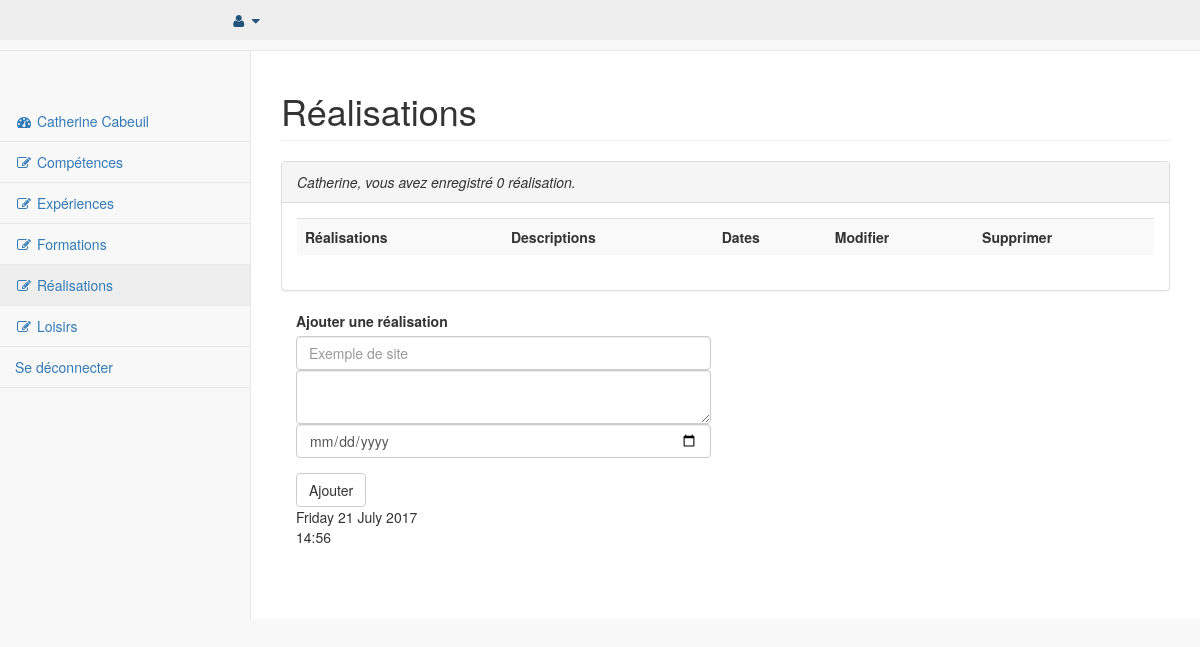
The page /admin/pages/realisations.php (signed in) on the database as committed earlier.
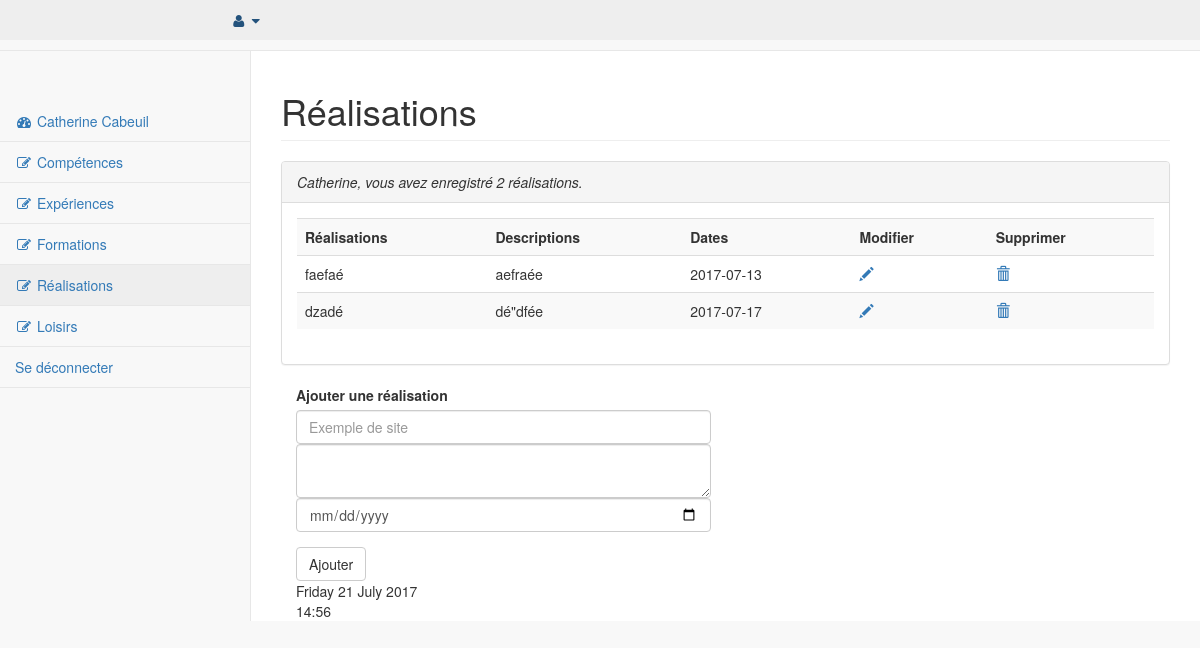
The same page on the database as committed later.
### tables this page shows
CREATE TABLE `t_utilisateurs` (
  `id_utilisateur` int(11) NOT NULL COMMENT 'identifiant utilisateur',
  `prenom` varchar(25) NOT NULL,
  `nom` varchar(25) NOT NULL,
  `email` varchar(50) NOT NULL,
  `telephone` varchar(20) NOT NULL,
  `mdp` varchar(50) NOT NULL,
  `pseudo` varchar(25) NOT NULL,
  `avatar` varchar(20) NOT NULL,
  `age` smallint(2) NOT NULL,
  `date_naissance` date NOT NULL,
  `sexe` enum('Femme','Homme','','') NOT NULL,
  `etat_civil` enum('M.','Mme','','') NOT NULL,
  `statut_marital` varchar(13) NOT NULL,
  `adresse` text NOT NULL,
  `code_postal` varchar(5) NOT NULL,
  `ville` varchar(25) NOT NULL,
  `pays` varchar(25) NOT NULL
);

CREATE TABLE `t_realisations` (
  `id_realisation` int(11) NOT NULL,
  `titre_r` varchar(45) NOT NULL,
  `sous_titre_r` varchar(45) DEFAULT NULL,
  `dates_r` varchar(45) NOT NULL,
  `description_r` text NOT NULL,
  `utilisateur_id` int(11) NOT NULL
);

### admin/pages/realisations.php (the view, shortened to what this page needs)
<?php
require '../../connexion/connexion.php';
include '../inc/nav.inc.php';
?>
        <div id="page-wrapper">
            <div class="row">
                <div class="col-lg-12">
                    <h1 class="page-header">Réalisations</h1>
                    <?php
                    $sql = $pdoCV->query("SELECT * FROM t_realisations WHERE utilisateur_id='1' ");
                    $ligne_realisation = $sql->fetchAll();
                    $nb_realisations = count($ligne_realisation);
                    ?>
                    <div class="row">
                        <div class="col-lg-12">
                            <div class="panel panel-default">
                                <div class="panel-heading">
                                    <em><?php if ($nb_realisations <= 1): ?>
                                        <?= $ligne_utilisateur['pseudo'].", vous avez enregistré " .$nb_realisations. " réalisation."?>
                                    <?php else: ?>
                                        <?= $ligne_utilisateur['pseudo'].", vous avez enregistré " .$nb_realisations. " réalisations."?>
                                    <?php endif; ?></em>
                                </div>
                                <div class="panel-body">
                                    <div class="table-responsive">
                                        <table class="table table-striped">
                                            <tbody>
                                                <tr>
                                                    <th scope="col">Réalisations</th>
                                                    <th scope="col">Descriptions</th>
                                                    <th scope="col">Dates</th>
                                                    <th scope="col">Modifier</th>
                                                    <th scope="col">Supprimer</th>
                                                </tr>
                                                <?php foreach ($ligne_realisation as $ligne_realisations) : ?>
                                                <tr id="<?php echo $ligne_realisations['id_realisation']; ?>">
                                                    <td><?= $ligne_realisations['titre_r'];?></td>
                                                    <td><?= $ligne_realisations['description_r'];?></td>
                                                    <td><?= $ligne_realisations['dates_r'];?></td>
                                                    <td><a href="../pages/modif_realisations.php?id_realisation=<?php echo $ligne_realisations['id_realisation']; ?>"><span class="glyphicon glyphicon-pencil"></span></a></td>
                                                    <td><a id="suppression" href="<?php echo $ligne_realisations['id_realisation']; ?>"><span class="glyphicon glyphicon-trash"></span></a></td>
                                                </tr>
                                                <?php endforeach; ?>
                                            </tbody>
                                        </table>
                                    </div>
                                </div>
                            </div>
                            <form class="col-lg-6" action="realisations.php" method="post">
                                <div class="form-group">
                                    <label for="realisation">Ajouter une réalisation</label>
                                    <input class="form-control" placeholder="Exemple de site" name="titre_r" id="titre_r" required>
                                    <textarea class="form-control" name="description_r" id="description_r" required></textarea>
                                    <input class="form-control" type="date" name="dates_r" id="dates_r" required>
                                </div>
                                <button type="submit" class="btn btn-default" id="button_realisation">Ajouter</button>
                                <br>
                                <?php
                                $heure = date("H:i");
                                echo strftime("%A %d %B %Y");
                                echo "<br>".$heure;
                                ?>
                            </form>
                        </div>
                    </div>
                </div>
            </div>
            </div>
</body>
</html>

### admin/inc/nav.inc.php (shortened to what this page needs)
<?php
if (isset($_SESSION['connexion']) && $_SESSION['connexion'] == 'connecté') {
    $id_utilisateur=$_SESSION['id_utilisateur'];
}
else {
    header('location:authentification.php');
}
$sql = $pdoCV->query("SELECT * FROM t_utilisateurs WHERE id_utilisateur='$id_utilisateur' ");
$ligne_utilisateur = $sql->fetch();
?>
<!DOCTYPE html>
<html lang="fr">
<head>
    <link href="../vendor/bootstrap/css/bootstrap.min.css" rel="stylesheet">
    <link href="../vendor/metisMenu/metisMenu.min.css" rel="stylesheet">
    <link href="../dist/css/sb-admin-2.css" rel="stylesheet">
    <link href="../vendor/morrisjs/morris.css" rel="stylesheet">
    <link href="../vendor/font-awesome/css/font-awesome.min.css" rel="stylesheet" type="text/css">
    <link rel="stylesheet" href="../css/monstyle.css">
</head>
<body>
    <div id="wrapper">
        <nav class="navbar navbar-default navbar-static-top" role="navigation" style="margin-bottom: 0">
            <div class="navbar-header">
                <a class="navbar-brand" href="index.php">Admin <?= $ligne_utilisateur['prenom'].' '.$ligne_utilisateur['nom']; ?></a>
            </div>
            <ul class="nav">
                <li class="dropdown">
                    <a class="dropdown-toggle" data-toggle="dropdown" href="#">
                        <i class="fa fa-user fa-fw"></i> <i class="fa fa-caret-down"></i>
                    </a>
                </li>
            </ul>
            <div class="navbar-default sidebar" role="navigation">
                <div class="sidebar-nav navbar-collapse">
                    <ul class="nav" id="side-menu">
                        <li>
                            <a href="index.php"><i class="fa fa-dashboard fa-fw"></i> <?= $ligne_utilisateur['prenom'].' '.$ligne_utilisateur['nom']; ?></a>
                        </li>
                        <li>
                            <a href="competences.php"><i class="fa fa-edit fa-fw"></i> Compétences</a>
                        </li>
                        <li>
                            <a href="experiences.php"><i class="fa fa-edit fa-fw"></i> Expériences</a>
                        </li>
                        <li>
                            <a href="formations.php"><i class="fa fa-edit fa-fw"></i> Formations</a>
                        </li>
                        <li>
                            <a href="realisations.php"><i class="fa fa-edit fa-fw"></i> Réalisations</a>
                        </li>
                        <li>
                            <a href="loisirs.php"><i class="fa fa-edit fa-fw"></i> Loisirs</a>
                        </li>
                                <li>
                                    <a href="../pages/index.php?quitter=oui">Se déconnecter</a>
                                </li>
                            </ul>
                </div>
            </div>
        </nav>

Rows that differ between the two databases and show on the page:
added t_realisations: titre_r "faefaé", description_r "aefraée", dates_r "2017-07-13"
added t_realisations: titre_r "dzadé", description_r "dé\"dfée", dates_r "2017-07-17"
Other text that changed with them:
$nb_realisations: (not shown) → "2"
$nb_realisations: "0" → (not shown)
text no longer shown: "réalisation."
text now shown: "réalisations."
